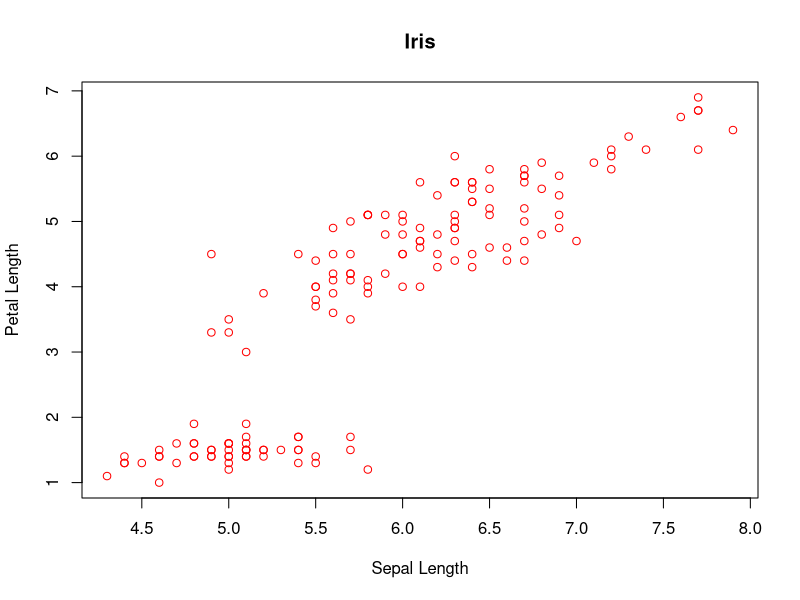

This chart was generated by the following R code:
## ---- chunk 1
knitr::opts_chunk$set(echo = FALSE)
## ---- chunk 2
dim(iris)
## ---- chunk 3
my_data <- as.data.frame(iris)
plot(my_data$Sepal.Length, my_data$Petal.Length, col="red", xlab = "Sepal Length", ylab="Petal Length", main = "Iris")

